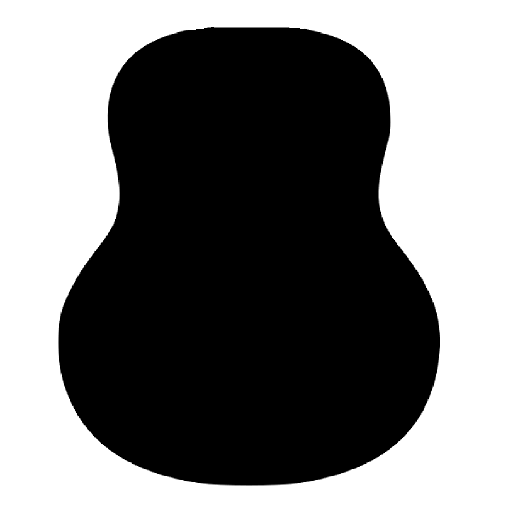
#> input picture Gitarrenkorper.png, 512 x 512 px
$ python mehrgitterverfahren.py
#> lines starting #> are read from the running program, lines starting #| are printed output that depends on the picture; after the words box and inside, x2 and y2 are one past the last pixel; in counts of white or black regions, pixels touching at a corner belong together; long printed decimals are rounded
# Mehrgitterverfahren fur die Warmeleitungsgleichung

import numpy as np
import numpy.linalg as la
import numpy.random as rand
# PIL - Python Imaging Library
import PIL.Image as Image
import sys
import matplotlib.pyplot as plt

if len(sys.argv) == 1:
	print("Usage: " + sys.argv[0] + " <filename.png>")
	sys.argv = sys.argv + ["Gitarrenkorper.png"]
	print("Assuming default file " + sys.argv[1])
	print()

# Gitarrenkorper finden
image = Image.open(sys.argv[1])
#> image is the input picture: PIL image 512x512 RGBA; mean R, G, B, A 122.9, 122.9, 122.9, 255
korper_RGB = np.asarray(image, dtype = np.int64)
korper = np.zeros(korper_RGB.shape[0:2], dtype = np.int64)
if korper.shape != (512, 512):
	print("Warning: Image is not 512x512 pixels.")
	print()

background_color = korper_RGB[0, 0, :]
#> background_color = [255, 255, 255, 255]
#print("background_color", background_color)

korper = la.norm(korper_RGB - background_color, axis = 2) >= 10
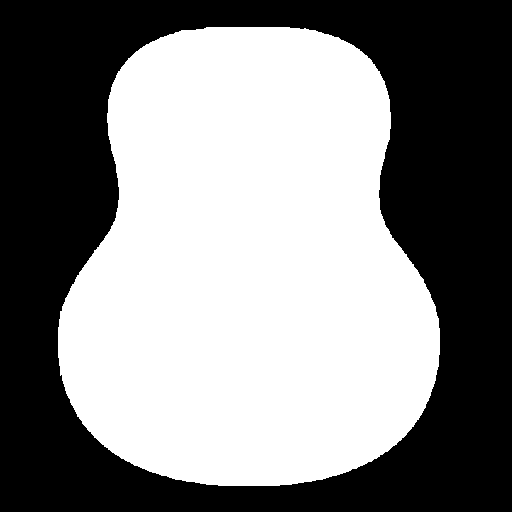
#> korper: shape (512, 512) bool; 52.1% white; 1 black region, box (x1, y1, x2, y2) and area: (0, 0, 512, 512) 125647
pixel_count = 0
pixel_count = sum(sum(korper))
#> pixel_count = 136497

print("Body:")
print("#pixels", korper.shape[0] * korper.shape[1])
#| #pixels 262144
print("#true  ", pixel_count)
#| #true   136497
print("ratio", pixel_count / (korper.shape[0] * korper.shape[1]))
#| ratio 0.5207
print()

# Mehrgitterverfahren

def plot(u, title = ' '):
	plt.imshow(u)
	plt.colorbar()
	plt.title(title)
	plt.show()

# prolongation
# (v, h) -> (w, h)
def prolongation (v, h):
	# mehr raumpunkte
	w = np.zeros(tuple(np.array(v.shape) * 2))
	w[0::2, 0::2] = v[::1, ::1]
	w[1::2, 0::2] = v[::1, ::1]
	w[0::2, 1::2] = v[::1, ::1]
	w[1::2, 1::2] = v[::1, ::1]
	return w, (1/2) * h

def clamp(n, smallest, largest):
	return max(smallest, min(n, largest))

# Wendet den Laplace-Operator auf eine Funktion an.
def L (v, h):
	# h : gitterpunktabstand (euklidisch)
	# H : gitterpunktabstand (in der matrix)
	H = int(h * korper.shape[0])
	# N : seitenlange der matrix (angenommen N*N)
	N = v.shape[0]
	# w = Laplace v
	w = np.zeros(v.shape)
	# Verwende Dirichlet-Randbedingungen:
	# Randpunkte werden auf 0 gesetzt.
	w[0:N  , 0:N  ] = -4 * v[0:N, 0:N]
	w[0:N  , 0:N-1] = w[0:N  , 0:N-1] + v[0:N  , 1:N  ]
	w[0:N  , 1:N  ] = w[0:N  , 1:N  ] + v[0:N  , 0:N-1]
	w[0:N-1, 0:N  ] = w[0:N-1, 0:N  ] + v[1:N  , 0:N  ]
	w[1:N  , 0:N  ] = w[1:N  , 0:N  ] + v[0:N-1, 0:N  ]

	#w = 1 / h**2 * w # schrittweite berucksichtigen
	return w

# Glattung
# v : Feld
# h : Gitterpunktabstand
def Glattung (v, h):
	# Tatsachlich hangt die Glattung nicht vom Gitterpunktabstand
	# ab. siehe:

	# lambda_N ~ lambda_1 * N^2 ~ 1/(N*h)^2 * N^2
	# ~ 1 / h^2, N ... v.shape[0]
	# dt * lambda_N ~ 1
	# dt = 1 / lambda_N ~ h^2
	# return v + dt * Laplace(v)
	# return v + Laplace(v, h = 1)

	return v + 1/8 * L(v, 1)

def Restriktion (v, h = None, do_return_h = False):
	# weniger raumpunkte
	w = np.zeros((int(v.shape[0] / 2), int(v.shape[1] / 2)))

	w[::1, ::1] = ( 0
	+ v[ ::2,  ::2]
	+ v[1::2,  ::2]
	+ v[ ::2, 1::2]
	+ v[1::2, 1::2]
	)
	if do_return_h:
		return w, 2 * h
	else:
		return w

def Gram_Schmidt (Basis, v):
	if len(Basis) == 0:
		return v
	#print("Gram_Schmidt", len(Basis))
	#print(Basis[0].shape[0], v.shape[0])
	while Basis[0].shape[0] > v.shape[0]:
		Basis = [Restriktion(Basis[k]) for k in range(len(Basis))]
	#print()

	for k in range(len(Basis)):
		#inner = np.inner(Basis[k], v) # v ist matrix
		inner = np.einsum('ij,ij', Basis[k], v)
		inner_b = np.einsum('ij,ij', Basis[k], Basis[k])
		inner = inner / inner_b
		#print("k", k, "inner Nr.1", inner)
		v = v - inner * Basis[k]
		#inner = np.einsum('ij,ij', Basis[k], v)
		#print("k", k, "inner Nr.2", inner)
	return v

def normieren (u):
	norm = la.norm(u, ord = 'fro')
	if norm < 0.00001:
		u = u + 0.001 + rand.random(u.shape)
		norm = la.norm(u, ord = 'fro')
	return (1 / norm) * u.shape[0] * u.shape[1] * u

# Feld mit korper schneiden
def schneiden (korper, v):
	T = int(korper.shape[0] / v.shape[0])
	# T ... schrittweite
	v[::1, ::1] = v[::1, ::1] * korper[::T, ::T]
	return v

def Mehrgitterdiagonalisierung (korper, K = 5):
	# K ... Anzahl Eigenvektoren
#> called with K = 15
	K = K
	# N ... Anzahl Raumpunkte (Seitenlange)
	N = 128
	# Basis ... Orthonormalbasis
	Basis = np.zeros((K, N, N))
	# k ... Arbeitsindex
	k = 0

	for k in range(K):
		n = 2 ** int(np.ceil(np.log2(k + 1)))
		h = 1/n
		u = rand.random((n, n))

		while n < N:
			n = 2 * n
			u, h = prolongation(u, h)

			for l in range(96*(k+1)):
				u = normieren(u)
				u = schneiden(korper, u)
				u = Gram_Schmidt(Basis[:k], u)
				u = Glattung(u, h)
				# [4 lines of commented-out code are left out]

		Basis[k] = u
		k = k + 1

	#plt.show()

	return Basis

#> (the run stopped early here; a loop or call above may not have finished)
